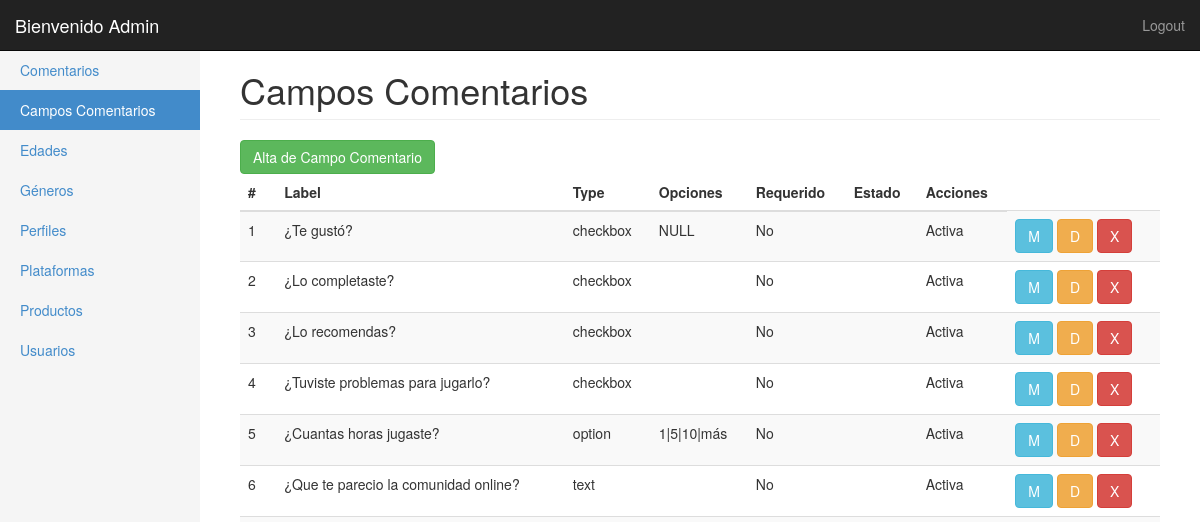
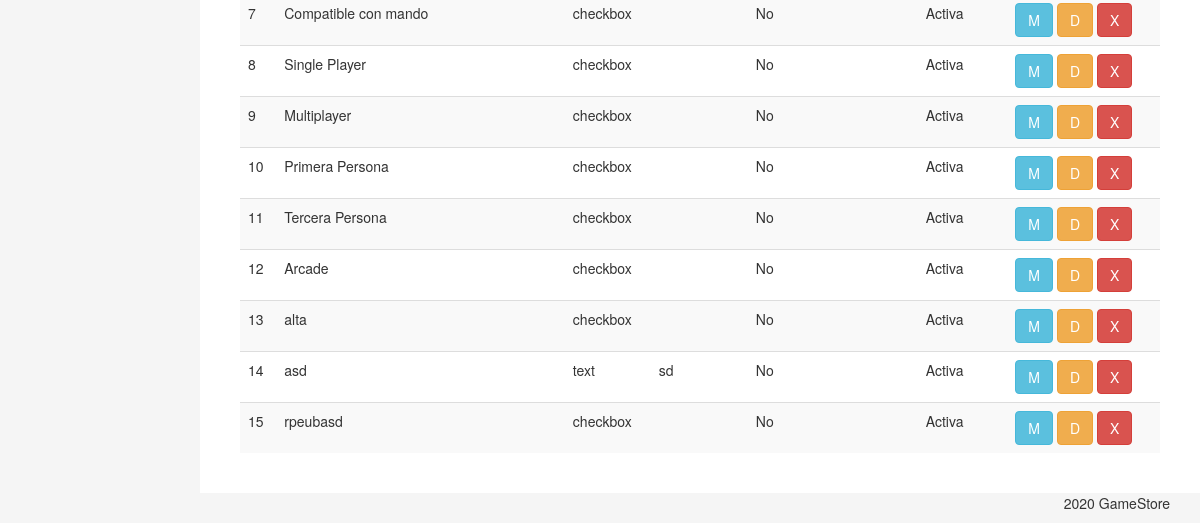
The app's page /ProduccionWeb_TP1/panel/campos_comentarios.php (signed in), older data (2 pictures, top to bottom).
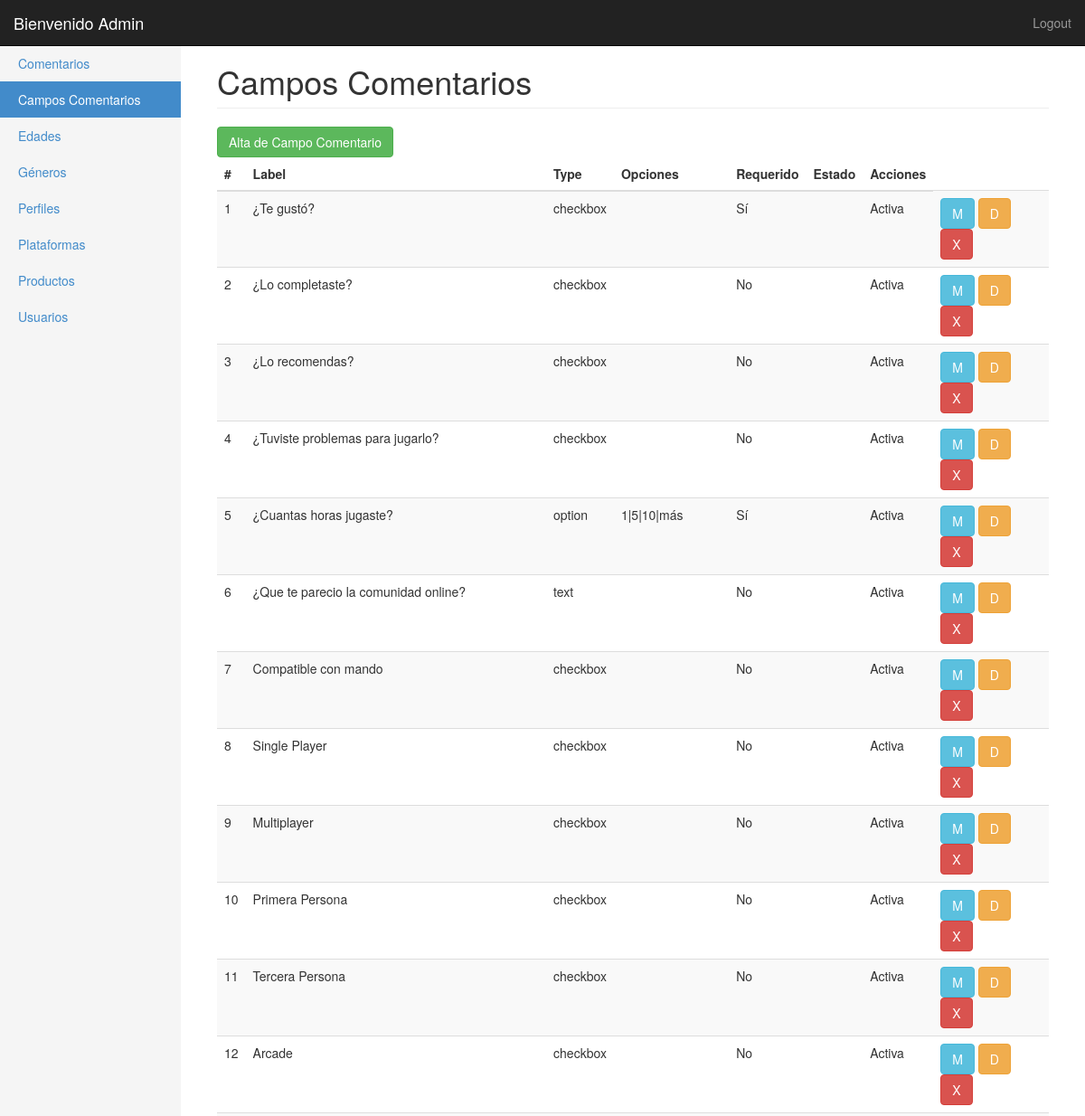
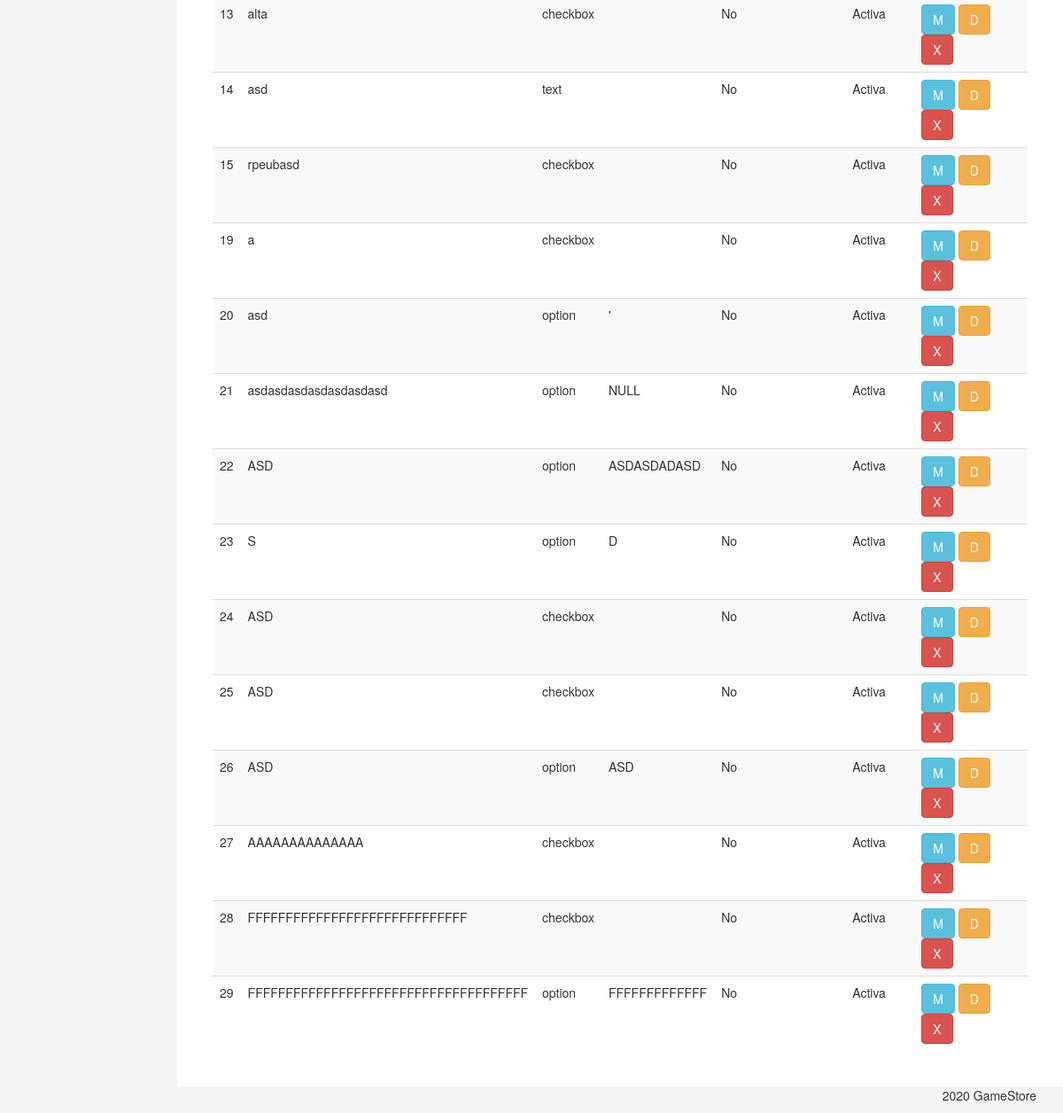
The same page, newer data (2 pictures, top to bottom).
### tables this page shows
CREATE TABLE `campos_dinamicos` (
  `id_din` int(11) NOT NULL,
  `label` varchar(50) NOT NULL,
  `type` varchar(50) NOT NULL,
  `opcion` text DEFAULT NULL,
  `estado` tinyint(1) NOT NULL DEFAULT 1,
  `enabled` tinyint(1) NOT NULL DEFAULT 1,
  `required` tinyint(1) NOT NULL DEFAULT 0
);

### ProduccionWeb_TP1/panel/clases/campo_comentario.php (called while the page is built, shortened)
<?php
Class Campo_comentario{
	private $con;
	public function __construct($con){
		$this->con = $con;
	}
	public function getList(){
		$query = "UPDATE campos_dinamicos SET opcion = '' WHERE type <> 'option'";
		$this->con->exec($query);
		$query = "SELECT *
				FROM campos_dinamicos
				WHERE enabled = 1";
		return $this->con->query($query);
	}
}

### ProduccionWeb_TP1/panel/campos_comentarios.php (the view, shortened to what this page needs)
<?php
require('inc/header.php');
?>
<div class="container-fluid">
	<?php $campoComentarioMenu = 'Campos Comentarios';
	$comen = new Campo_comentario($con);
	include('inc/side_bar.php');
	?>
	<div class="col-sm-9 col-md-10 main">
		<h1 class="page-header">
			<?php echo $campoComentarioMenu ?>
		</h1>
		<?php if (in_array('camcom.add', $_SESSION['usuario']['permisos']['cod'])) { ?>
			<a href="comentarios_ae.php"><button type="button" class="btn btn-success" title="Agregar">Alta de Campo Comentario</button></a>
		<?php } ?>
		<div class="table-responsive">
			<table class="table table-striped">
				<thead>
					<tr>
						<th>#</th>
						<th>Label</th>
						<th>Type</th>
						<th>Opciones</th>
						<th>Requerido</th>
						<th>Estado</th>
						<th>Acciones</th>
					</tr>
				</thead>
				<tbody>
					<?php
					foreach ($comen->getList() as $comentarios) { ?>
						<tr>
						<td><?php echo $comentarios['id_din'];?></td>
						<td><?php echo $comentarios['label'];?></td>
						<td><?php echo $comentarios['type'];?></td>
						<td><?php echo $comentarios['opcion'];?></td>
						<td><?php if($comentarios['required'] == 1){
							echo 'Sí';
						} else {
							echo 'No';
						} 	?></td>
						<td>
						<td><?php if($comentarios['estado'] == 1){
							echo 'Activa';
						} else {
							echo 'Inactiva';
						} 	?></td>
						<td>
							<?php if (in_array('camcom.edit', $_SESSION['usuario']['permisos']['cod'])) { ?>
								<a href="comentarios_ae.php?edit=<?php echo $comentarios['id_din']?>"><button type="button" class="btn btn-info" title="Modificar nombre">M</button></a>
							<?php } ?>
							<?php if (in_array('camcom.act', $_SESSION['usuario']['permisos']['cod'])) { ?>
								<?php if($comentarios['estado'] == 0){ ?>
									<a href="campos_comentarios.php?modif=<?php echo $comentarios['estado'] ?>&id=<?php echo $comentarios['id_din']?>"><button type="button" class="btn btn-success" title="Activar">A</button></a>
								<?php } else { ?>
									<a href="campos_comentarios.php?modif=<?php echo $comentarios['estado'] ?>&id=<?php echo $comentarios['id_din']?>"><button type="button" class="btn btn-warning" title="Desactivar">D</button></a>
								<?php } ?>
							<?php } ?>
							<?php if (in_array('camcom.del', $_SESSION['usuario']['permisos']['cod'])) { ?>
								<a href="campos_comentarios.php?del=<?php echo $comentarios['id_din'] ?>"><button type="button" class="btn btn-danger" title="Borrar">X</button></a>
							<?php } ?>
						</td>
						</tr>
					<?php } ?>
				</tbody>
			</table>
		</div>
	</div>
</div>
<?php include('inc/footer.php'); ?>

### ProduccionWeb_TP1/panel/inc/header.php (shortened to what this page needs)
<!DOCTYPE html>
<?php session_start();
include('clases/usuarios.php');
include('clases/campo_comentario.php');
?>
<html lang="es">
<head>
  <link href="css/bootstrap.min.css" rel="stylesheet">
  <link href="css/styles.css" rel="stylesheet">
</head>
<body>
  <nav class="navbar navbar-inverse navbar-fixed-top" role="navigation">
    <div class="container-fluid">
      <div class="navbar-header">
        <a class="navbar-brand" href="index.php">Bienvenido <?php echo $_SESSION['usuario']['nombre']  ?></a>
      </div>
      <div class="navbar-collapse collapse">
        <ul class="nav navbar-nav navbar-right">
          <li><a href="?logout">Logout</a></li>
        </ul>
      </div>
    </div>
  </nav>

Row changes from the older to the newer data that the page shows:
changed campos_dinamicos "¿Te gustó?": opcion "NULL" → (not shown); required "No" → "Sí"
changed campos_dinamicos "¿Cuantas horas jugaste?": required "No" → "Sí"
changed campos_dinamicos id 14: opcion "sd" → (not shown)
added campos_dinamicos: id_din "19", label "a", type "checkbox", required "No", estado "Activa"
added campos_dinamicos: id_din "20", label "asd", type "option", opcion "'", required "No", estado "Activa"
added campos_dinamicos: id_din "21", label "asdasdasdasdasdasdasd", type "option", opcion "NULL", required "No", estado "Activa"
added campos_dinamicos: id_din "22", label "ASD", type "option", opcion "ASDASDADASD", required "No", estado "Activa"
added campos_dinamicos: id_din "23", label "S", type "option", opcion "D", required "No", estado "Activa"
added campos_dinamicos: id_din "24", label "ASD", type "checkbox", required "No", estado "Activa"
added campos_dinamicos: id_din "25", label "ASD", type "checkbox", required "No", estado "Activa"
added campos_dinamicos: id_din "26", label "ASD", type "option", opcion "ASD", required "No", estado "Activa"
added campos_dinamicos: id_din "27", label "AAAAAAAAAAAAAA", type "checkbox", required "No", estado "Activa"
added campos_dinamicos: id_din "28", label "FFFFFFFFFFFFFFFFFFFFFFFFFFFFF", type "checkbox", required "No", estado "Activa"
added campos_dinamicos: id_din "29", label "FFFFFFFFFFFFFFFFFFFFFFFFFFFFFFFFFFFFF", type "option", opcion "FFFFFFFFFFFFF", required "No", estado "Activa"
